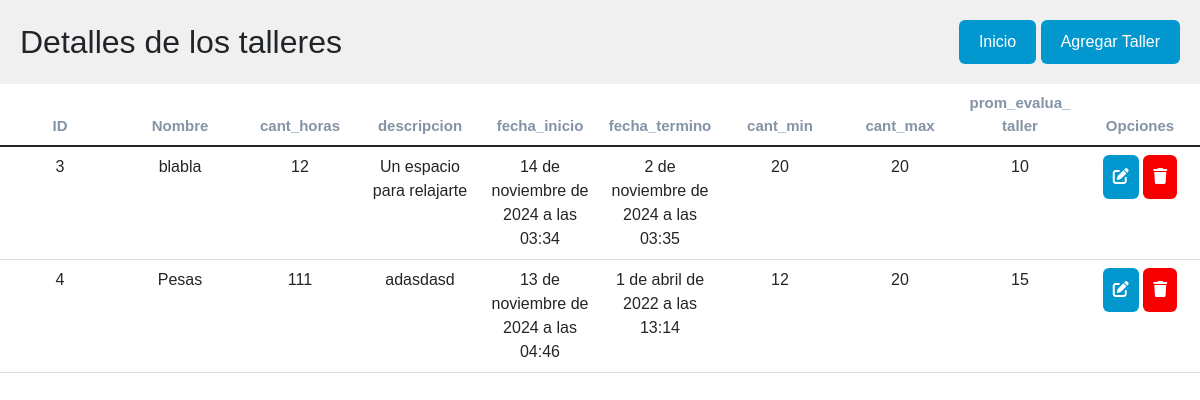
/detalleTalleres (signed in), run on an earlier commit of the app's database.
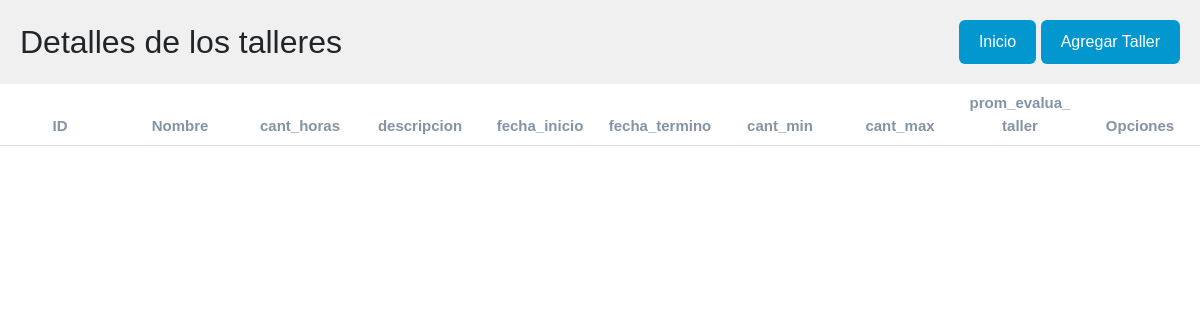
And on a later commit of the database.
### core/models.py (models this page shows, shortened)
class Taller(models.Model):
    nombre = models.CharField(max_length=100)
    cant_horas = models.IntegerField()  # Número de horas del taller
    descripcion = models.TextField()  # Descripción más larga para texto extenso
    fecha_inicio = models.DateTimeField()  # Fecha y hora de inicio del taller
    fecha_termino = models.DateTimeField()  # Fecha y hora de finalización del taller
    cant_min = models.IntegerField()  # Mínimo de participantes
    cant_max = models.IntegerField()  # Máximo de participantes
    prom_evalua_taller = models.IntegerField()  # Promedio de evaluación del taller

### core/views.py (the view)
# urls.py: path('detalleTalleres',detalleTalleres,name='detalleTalleres'),
def detalleTalleres(request):
    if not user_in_group(request.user, 'funcionario'):
        return HttpResponseForbidden("No tienes permisos para acceder a esta página.")
    talleres = Taller.objects.all()
    aux = {
        'lista' : talleres
    }
    return render(request,'core/detalle_Talleres.html',aux)

### core/views.py (called while the page is built)
def user_in_group(user, group_name):
    return user.is_superuser or user.groups.filter(name=group_name).exists() #Con staff includio

### core/templates/core/detalle_Talleres.html (shortened to what this page needs)
{% load static %}
<!DOCTYPE html>
<html lang="en">
<head>
    <link href="{% static 'core/vendor/bootstrap/css/bootstrap.min.css' %}" rel="stylesheet">
    <link rel="stylesheet" href="{% static 'core/css/fontawesome.css' %}">
    <link rel="stylesheet" href="{% static 'core/css/templatemo-edu-meeting.css' %}">
    <link rel="stylesheet" href="{% static 'core/css/owl.css' %}">
    <link rel="stylesheet" href="{% static 'core/css/lightbox.css' %}">
    <link rel="stylesheet" href="{% static 'core/css/administracion.css' %}">
    <link rel="stylesheet" href="https://cdnjs.cloudflare.com/ajax/libs/font-awesome/6.5.2/css/all.min.css">
</head>
<body>
    <div class="table-container">
        <div class="table_header">
            <h2>Detalles de los talleres</h2>
            <div>
                <a href="{% url 'index' %}"><button class="add_new" type="button">Inicio</button></a>
                <a href="{% url 'tallerAdd' %}"><button class="add_new" type="button">Agregar Taller</button></a>
            </div>
        </div>
        <div class="table_section">
            <table class="table">
                <thead>
                    <tr>
                        <th>ID</th>
                        <th>Nombre</th>
                        <th>cant_horas</th>
                        <th>descripcion</th>
                        <th>fecha_inicio</th>
                        <th>fecha_termino</th>
                        <th>cant_min</th>
                        <th>cant_max</th>
                        <th>prom_evalua_taller</th>
                        <th>Opciones</th>
                    </tr>
                </thead>
                <tbody>
                    {% for aux in lista %}
                    <tr>
                        <td>{{ aux.id }}</td>
                        <td>{{ aux.nombre }}</td>
                        <td>{{ aux.cant_horas }}</td>
                        <td>{{ aux.descripcion }}</td>
                        <td>{{ aux.fecha_inicio }}</td>
                        <td>{{ aux.fecha_termino }}</td>
                        <td>{{ aux.cant_min }}</td>
                        <td>{{ aux.cant_max }}</td>
                        <td>{{ aux.prom_evalua_taller }}</td>
                        <td>
                            <a href="{% url 'tallerUpdate' aux.id %}">
                                <button type="button"><i class="fa-solid fa-pen-to-square"></i></button>
                            </a>
                            <a onclick="confirmarDelete({{ aux.id}})">
                                <button type="button" class="delete-button"><i class="fa-solid fa-trash"></i></button>
                            </a>
                        </td>
                    </tr>
                    {% endfor %}
                </tbody>
            </table>
        </div>
    </div>
</body>
</html>

What changed in the data, as far as the page shows it:
removed Taller: id "3", nombre "blabla", cant_horas "12", descripcion "Un espacio para relajarte", fecha_inicio "14 de noviembre de 2024 a las 03:34", fecha_termino "2 de noviembre de 2024 a las 03:35", cant_min "20", cant_max "20", prom_evalua_taller "10"
removed Taller: id "4", nombre "Pesas", cant_horas "111", descripcion "adasdasd", fecha_inicio "13 de noviembre de 2024 a las 04:46", fecha_termino "1 de abril de 2022 a las 13:14", cant_min "12", cant_max "20", prom_evalua_taller "15"
